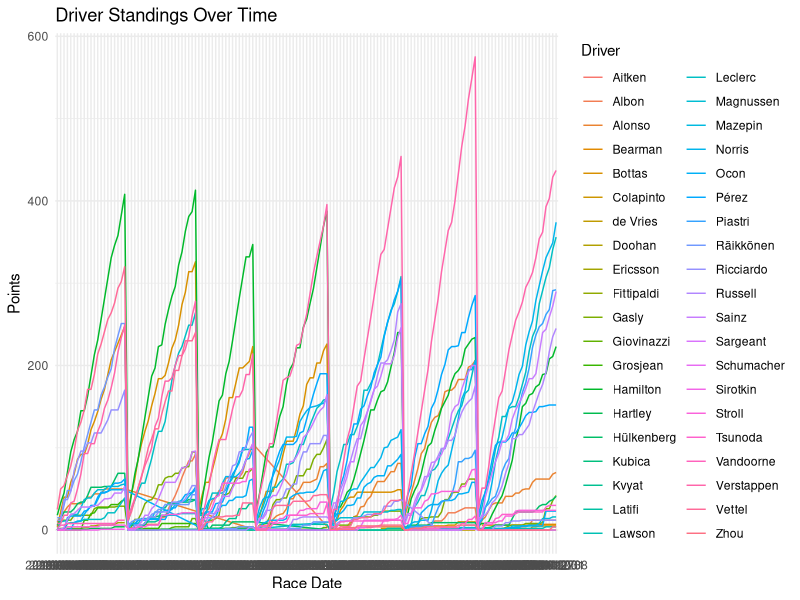

Write the R code that produced this figure.
library(ggplot2)
library(dplyr)

driver_standings <- read.csv("../data/clean-data/driver_standings.csv")
races <- read.csv("../data/clean-data/races.csv")
drivers <- read.csv("../data/clean-data/drivers.csv")

driver_standings %>%
  inner_join(races, by = "raceId") %>%
  inner_join(drivers, by = "driverId") %>%
  ggplot(aes(x = date, y = points, color = surname, group = surname)) +
  geom_line() +
  labs(title = "Driver Standings Over Time",
       x = "Race Date",
       y = "Points",
       color = "Driver") +
  theme_minimal()